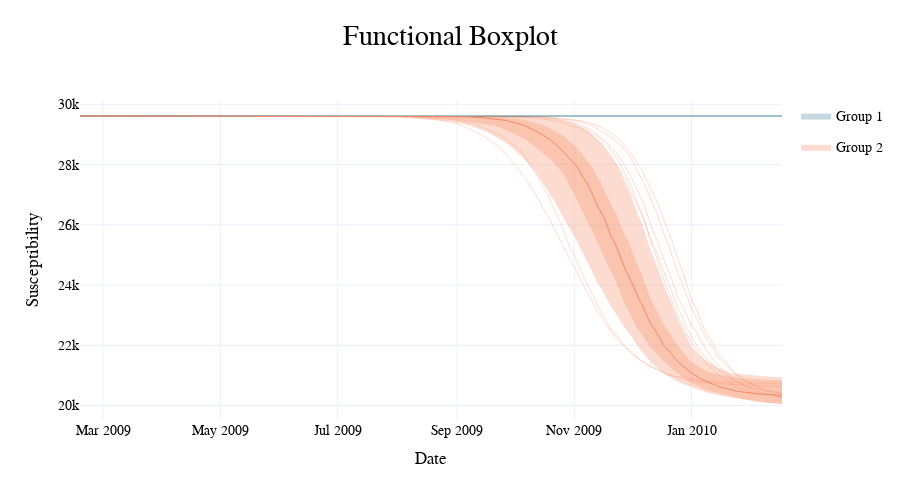

The notebook cell this image was saved under:
### Code cell
fig.update_layout(width=900, height=500, showlegend=True, font_family='PT Sans Narrow', title='Functional Boxplot', yaxis_title='Susceptibility')

### Figure 1 — Plotly figure (JSON) as saved in the notebook; plotly's stock layout.template omitted (floating-point values rounded to 4 significant figures; data arrays with more than 128 entries replaced by an {"elided": "..."} marker saying what was removed)
{"data": [{"legendgroup": "2", "line": {"dash": "solid", "width": 1}, "marker": {"color": "rgba(244, 138, 100, 0.3)"}, "mode": "lines", "name": "Group 2 Outlier", "showlegend": false, "type": "scatter", "x": {"elided": "366 str values"}, "y": {"elided": "366 int values"}}, {"legendgroup": "2", "line": {"dash": "solid", "width": 1}, "marker": {"color": "rgba(244, 138, 100, 0.3)"}, "mode": "lines", "name": "Group 2 Outlier", "showlegend": false, "type": "scatter", "x": {"elided": "366 str values"}, "y": {"elided": "366 int values"}}, {"legendgroup": "2", "line": {"dash": "solid", "width": 1}, "marker": {"color": "rgba(244, 138, 100, 0.3)"}, "mode": "lines", "name": "Group 2 Outlier", "showlegend": false, "type": "scatter", "x": {"elided": "366 str values"}, "y": {"elided": "366 int values"}}, {"legendgroup": "2", "line": {"dash": "solid", "width": 1}, "marker": {"color": "rgba(244, 138, 100, 0.3)"}, "mode": "lines", "name": "Group 2 Outlier", "showlegend": false, "type": "scatter", "x": {"elided": "366 str values"}, "y": {"elided": "366 int values"}}, {"legendgroup": "2", "line": {"dash": "solid", "width": 1}, "marker": {"color": "rgba(244, 138, 100, 0.3)"}, "mode": "lines", "name": "Group 2 Outlier", "showlegend": false, "type": "scatter", "x": {"elided": "366 str values"}, "y": {"elided": "366 int values"}}, {"legendgroup": "2", "line": {"dash": "solid", "width": 1}, "marker": {"color": "rgba(244, 138, 100, 0.3)"}, "mode": "lines", "name": "Group 2 Outlier", "showlegend": false, "type": "scatter", "x": {"elided": "366 str values"}, "y": {"elided": "366 int values"}}, {"legendgroup": "2", "line": {"dash": "solid", "width": 1}, "marker": {"color": "rgba(244, 138, 100, 0.3)"}, "mode": "lines", "name": "Group 2 Outlier", "showlegend": false, "type": "scatter", "x": {"elided": "366 str values"}, "y": {"elided": "366 int values"}}, {"legendgroup": "1", "line": {"width": 0}, "marker": {"color": "#444"}, "mode": "lines", "name": "Group 1 Lower Bound", "showlegend": false, "type": "scatter", "visible": true, "x": {"elided": "366 str values"}, "y": {"elided": "366 int values"}}, {"fill": "tonexty", "fillcolor": "rgba(66, 130, 153, 0.3)", "legendgroup": "1", "line": {"width": 0}, "marker": {"color": "#444"}, "mode": "lines", "name": "Group 1 Upper Bound", "showlegend": false, "type": "scatter", "visible": true, "x": {"elided": "366 str values"}, "y": {"elided": "366 int values"}}, {"legendgroup": "1", "line": {"width": 0}, "marker": {"color": "#444"}, "mode": "lines", "name": "Group 1 Lower Quartile", "showlegend": false, "type": "scatter", "visible": true, "x": {"elided": "366 str values"}, "y": {"elided": "366 int values"}}, {"fill": "tonexty", "fillcolor": "rgba(66, 130, 153, 0.3)", "legendgroup": "1", "line": {"width": 0}, "marker": {"color": "#444"}, "mode": "lines", "name": "Group 1", "showlegend": true, "type": "scatter", "visible": true, "x": {"elided": "366 str values"}, "y": {"elided": "366 int values"}}, {"legendgroup": "1", "line": {"width": 1}, "marker": {"color": "rgba(66, 130, 153, 1)"}, "mode": "lines", "name": "Group 1 Median", "showlegend": false, "type": "scatter", "visible": true, "x": {"elided": "366 str values"}, "y": {"elided": "366 int values"}}, {"legendgroup": "2", "line": {"width": 0}, "marker": {"color": "#444"}, "mode": "lines", "name": "Group 2 Lower Bound", "showlegend": false, "type": "scatter", "x": {"elided": "366 str values"}, "y": {"elided": "366 int values"}}, {"fill": "tonexty", "fillcolor": "rgba(244, 138, 100, 0.3)", "legendgroup": "2", "line": {"width": 0}, "marker": {"color": "#444"}, "mode": "lines", "name": "Group 2 Upper Bound", "showlegend": false, "type": "scatter", "x": {"elided": "366 str values"}, "y": {"elided": "366 int values"}}, {"legendgroup": "2", "line": {"width": 0}, "marker": {"color": "#444"}, "mode": "lines", "name": "Group 2 Lower Quartile", "showlegend": false, "type": "scatter", "x": {"elided": "366 str values"}, "y": {"elided": "366 int values"}}, {"fill": "tonexty", "fillcolor": "rgba(244, 138, 100, 0.3)", "legendgroup": "2", "line": {"width": 0}, "marker": {"color": "#444"}, "mode": "lines", "name": "Group 2", "showlegend": true, "type": "scatter", "x": {"elided": "366 str values"}, "y": {"elided": "366 int values"}}, {"legendgroup": "2", "line": {"width": 1}, "marker": {"color": "rgba(244, 138, 100, 1)"}, "mode": "lines", "name": "Group 2 Median", "showlegend": false, "type": "scatter", "x": {"elided": "366 str values"}, "y": {"elided": "366 int values"}}], "layout": {"font": {"family": "PT Sans Narrow"}, "height": 500, "showlegend": true, "title": {"text": "Functional Boxplot"}, "width": 900, "xaxis": {"autorange": true, "range": ["2009-02-17", "2010-02-17"], "title": {"text": "Date"}, "type": "date"}, "yaxis": {"autorange": true, "range": [19520.0, 30150.0], "title": {"text": "Susceptibility"}, "type": "linear"}}}
